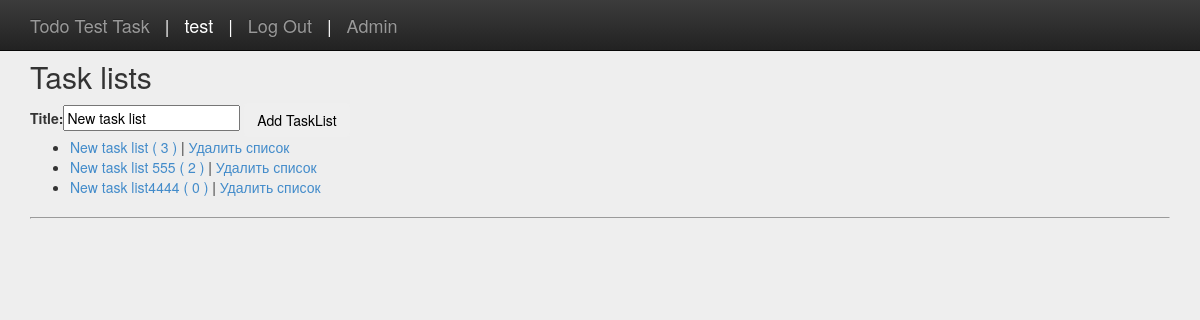
The page / (signed in) on the database as committed earlier.
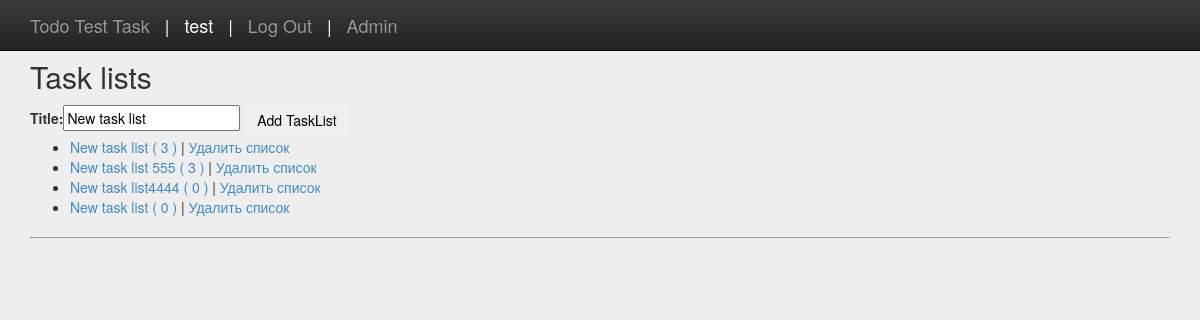
The same page on the database as committed later.
### todoapp/models.py (models this page shows, shortened)
class TaskList(models.Model):
    title = models.CharField(max_length=140, default='New task list')
    created = models.DateTimeField(auto_now_add=True)
    number_of_tasks = models.IntegerField(default=0, editable=False)
    user = models.ForeignKey(User, blank=True, null=True)
    def _number_of_tasks(self):
        self.number_of_tasks = 0
        task = Task.objects.filter(tl_id=self.id)
        self.number_of_tasks = len(task)
        self.save()
        return self.number_of_tasks

### todoapp/views.py (the view)
# urls.py: url(r'^$', 'todoapp.views.index', name='index'),
@login_required
def index(request):
    tl = TaskList.objects.filter(user_id=request.user.id)
    for t in tl: t._number_of_tasks()
    free = len (Task.objects.filter(user_id=request.user.id, tl_id=None))
    form = TLForm()
    return render(request, 'todoapp/index.html', {'tasklists': tl, 'free': free, 'form':form,}, )

### todoapp/forms.py
class TLForm(forms.ModelForm):
    class Meta:
        model = TaskList
        exclude = ('user',)

### templates/todoapp/index.html (shortened to what this page needs)
{% extends 'base.html' %}
{% block content %}
<h2>Task lists</h2>
<form action="{% url 'todoapp:addtl' %}" method="POST">
        {{ form }}
        <button type="submit" class="btn">Add TaskList</button>
</form>
{% if tasklists %}
    <ul>
    {% for tl in tasklists %}
        <li>
            <a href="{% url 'todoapp:detail' tl.id %}">
                {{ tl.title }} ( {{ tl.number_of_tasks }} )
            </a>
            |
            <a href="{% url 'todoapp:deltl' tl.id %}">
                Удалить список
            </a>
        </li>
    {% endfor %}
    </ul>
{% else %}
    <p>No tasklists</p>
{% endif %}
<hr />
{% endblock %}

### templates/base.html (shortened to what this page needs)
<!DOCTYPE html>
<html lang="en">
    <head>
        <link href="{{STATIC_URL}}css/bootstrap.css" rel="stylesheet">
        <link href="{{STATIC_URL}}css/bootstrap-theme.css" rel="stylesheet">
        <link href="{{STATIC_URL}}css/signin.css" rel="stylesheet">
    </head>
    <body>
        <div class="navbar navbar-inverse navbar-fixed-top">
            <div class="container">
                <a class="navbar-brand" href="{%url 'index'%}">Todo Test Task</a>
                <div class="navbar-brand" style="color:#FFFFFF"> | </div>
                {% if user.is_authenticated %}
                    <div class="navbar-brand" style="color:#FFFFFF">{{user.username}}</div>
                    <div class="navbar-brand" style="color:#FFFFFF"> | </div>
                    <a class="navbar-brand" href="{%url 'usersapp:logout'%}">Log Out</a>
                {% else %}
                    <a class="navbar-brand" href="{%url 'usersapp:signin'%}">Sign In</a>
                    <div class="navbar-brand" style="color:#FFFFFF"> | </div>
                    <a class="navbar-brand" href="{%url 'usersapp:signup'%}">Sign Up</a>
                {% endif %}
                <div class="navbar-brand" style="color:#FFFFFF"> | </div>
                <a class="navbar-brand" href="{%url 'admin:index'%}">Admin</a>
            </div>
        </div>
        <div class="container">
             {% block content %}Base page{% endblock %}
        </div>
    </body>
</html>

### templates/static/css/signin.css (style rules this page uses)
body { padding-top: 40px; padding-bottom: 40px; background-color: #eee; }

Rows that differ between the two databases and show on the page:
changed TaskList "New task list 555": number_of_tasks "2" → "3"
added TaskList: title "New task list", number_of_tasks "0"
